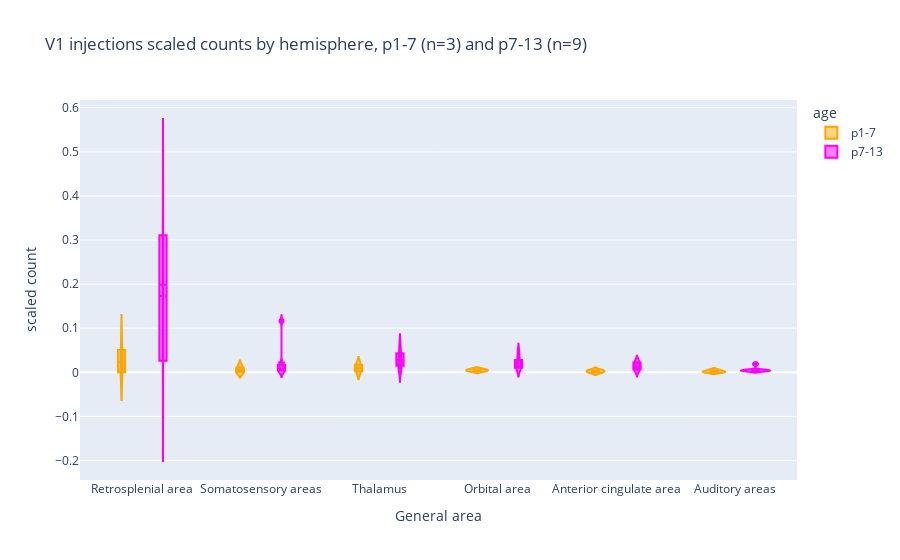

This figure's notebook cell:
### Code cell
plot_scaled_zoomed(
    df_grouped, "V1 injections scaled counts by hemisphere, p1-7 (n=3) and p7-13 (n=9) "
)

### Figure 1 — Plotly figure (JSON) as saved in the notebook; plotly's stock layout.template omitted (floating-point values rounded to 4 significant figures)
{"data": [{"alignmentgroup": "True", "box": {"visible": true}, "hovertemplate": "age=p1-7<br>General area=%{x}<br>scaled count=%{y}<extra></extra>", "legendgroup": "p1-7", "marker": {"color": "orange"}, "meanline": {"visible": true}, "name": "p1-7", "offsetgroup": "p1-7", "orientation": "v", "scalegroup": "True", "showlegend": true, "type": "violin", "x": ["Auditory areas", "Retrosplenial area", "Somatosensory areas", "Thalamus", "Anterior cingulate area", "Auditory areas", "Orbital area", "Retrosplenial area", "Somatosensory areas", "Thalamus", "Anterior cingulate area", "Auditory areas", "Orbital area", "Retrosplenial area", "Somatosensory areas", "Thalamus"], "x0": " ", "xaxis": "x", "y": [0.0004692, 0.000176, 0.0008212, 5.865e-05, 0.004721, 0.0009443, 0.00661, 0.06704, 0.01416, 0.01889, 8.422e-05, 0.005306, 0.002779, 0.000758, 0.001769, 0.01002], "y0": " ", "yaxis": "y"}, {"alignmentgroup": "True", "box": {"visible": true}, "hovertemplate": "age=p7-13<br>General area=%{x}<br>scaled count=%{y}<extra></extra>", "legendgroup": "p7-13", "marker": {"color": "magenta"}, "meanline": {"visible": true}, "name": "p7-13", "offsetgroup": "p7-13", "orientation": "v", "scalegroup": "True", "showlegend": true, "type": "violin", "x": ["Anterior cingulate area", "Auditory areas", "Orbital area", "Retrosplenial area", "Somatosensory areas", "Thalamus", "Anterior cingulate area", "Auditory areas", "Orbital area", "Retrosplenial area", "Somatosensory areas", "Thalamus", "Anterior cingulate area", "Auditory areas", "Orbital area", "Retrosplenial area", "Somatosensory areas", "Thalamus", "Anterior cingulate area", "Auditory areas", "Orbital area", "Retrosplenial area", "Somatosensory areas", "Thalamus", "Anterior cingulate area", "Auditory areas", "Orbital area", "Retrosplenial area", "Thalamus", "Anterior cingulate area", "Auditory areas", "Orbital area", "Retrosplenial area", "Somatosensory areas", "Thalamus", "Anterior cingulate area", "Auditory areas", "Orbital area", "Retrosplenial area", "Somatosensory areas", "Thalamus", "Auditory areas", "Orbital area", "Retrosplenial area", "Somatosensory areas", "Thalamus", "Anterior cingulate area", "Auditory areas", "Orbital area", "Retrosplenial area", "Somatosensory areas", "Thalamus"], "x0": " ", "xaxis": "x", "y": [0.02526, 0.003886, 0.01425, 0.3109, 0.005829, 0.01684, 0.02526, 0.003886, 0.01425, 0.3109, 0.005829, 0.01684, 0.009689, 0.005536, 0.02422, 0.01246, 0.01522, 0.05952, 0.01227, 0.006135, 0.01022, 0.1984, 0.1166, 0.05521, 0.01884, 0.005495, 0.04003, 0.3713, 0.005495, 0.002548, 0.002548, 0.04713, 0.03057, 0.003822, 0.01783, 0.003986, 0.002278, 0.0205, 0.2682, 0.002278, 0.03929, 0.002764, 0.008293, 0.002073, 0.01935, 0.02626, 0.01326, 0.01857, 0.01061, 0.0504, 0.01061, 0.007958], "y0": " ", "yaxis": "y"}], "layout": {"legend": {"title": {"text": "age"}, "tracegroupgap": 0}, "title": {"text": "V1 injections scaled counts by hemisphere, p1-7 (n=3) and p7-13 (n=9) "}, "violinmode": "group", "xaxis": {"anchor": "y", "categoryarray": ["Retrosplenial area", "Somatosensory areas", "Thalamus", "Orbital area", "Anterior cingulate area", "Auditory areas"], "categoryorder": "array", "domain": [0, 1], "title": {"text": "General area"}}, "yaxis": {"anchor": "x", "domain": [0, 1], "title": {"text": "scaled count"}}}}
